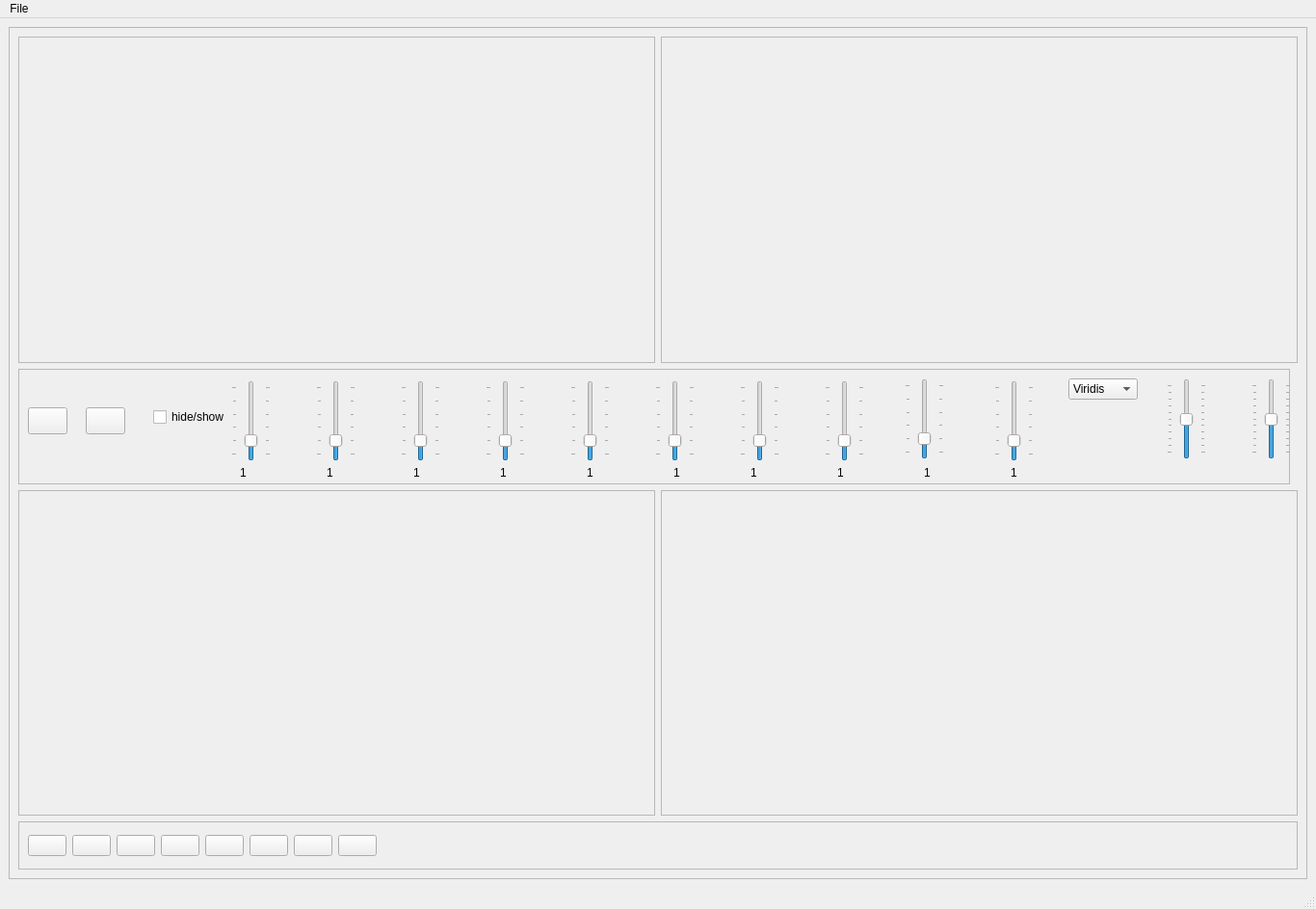
<?xml version="1.0" encoding="UTF-8"?>
<ui version="4.0">
 <class>MainWindow</class>
 <widget class="QMainWindow" name="MainWindow">
  <property name="geometry">
   <rect>
    <x>0</x>
    <y>0</y>
    <width>1366</width>
    <height>944</height>
   </rect>
  </property>
  <property name="windowTitle">
   <string>MainWindow</string>
  </property>
  <widget class="QWidget" name="centralwidget">
   <layout class="QGridLayout" name="gridLayout">
    <item row="0" column="0">
     <widget class="QFrame" name="frame">
      <property name="maximumSize">
       <size>
        <width>16777215</width>
        <height>16777215</height>
       </size>
      </property>
      <property name="frameShape">
       <enum>QFrame::StyledPanel</enum>
      </property>
      <property name="frameShadow">
       <enum>QFrame::Raised</enum>
      </property>
      <layout class="QGridLayout" name="gridLayout_2">
       <item row="0" column="1">
        <widget class="QFrame" name="frame_3">
         <property name="frameShape">
          <enum>QFrame::StyledPanel</enum>
         </property>
         <property name="frameShadow">
          <enum>QFrame::Raised</enum>
         </property>
         <layout class="QGridLayout" name="gridLayout_4">
          <item row="0" column="0">
           <widget class="QLabel" name="spectro1">
            <property name="maximumSize">
             <size>
              <width>632</width>
              <height>304</height>
             </size>
            </property>
            <property name="text">
             <string/>
            </property>
            <property name="pixmap">
             <pixmap>black.png</pixmap>
            </property>
           </widget>
          </item>
         </layout>
        </widget>
       </item>
       <item row="2" column="0">
        <widget class="QFrame" name="frame_5">
         <property name="minimumSize">
          <size>
           <width>657</width>
           <height>328</height>
          </size>
         </property>
         <property name="frameShape">
          <enum>QFrame::StyledPanel</enum>
         </property>
         <property name="frameShadow">
          <enum>QFrame::Raised</enum>
         </property>
         <widget class="PlotWidget" name="sig2" native="true">
          <property name="geometry">
           <rect>
            <x>10</x>
            <y>14</y>
            <width>633</width>
            <height>149</height>
           </rect>
          </property>
          <property name="maximumSize">
           <size>
            <width>633</width>
            <height>304</height>
           </size>
          </property>
         </widget>
         <widget class="PlotWidget" name="fourier2" native="true">
          <property name="geometry">
           <rect>
            <x>10</x>
            <y>170</y>
            <width>633</width>
            <height>148</height>
           </rect>
          </property>
          <property name="minimumSize">
           <size>
            <width>633</width>
            <height>148</height>
           </size>
          </property>
          <property name="maximumSize">
           <size>
            <width>633</width>
            <height>304</height>
           </size>
          </property>
         </widget>
        </widget>
       </item>
       <item row="3" column="0" colspan="2">
        <widget class="QFrame" name="frame_7">
         <property name="maximumSize">
          <size>
           <width>16777215</width>
           <height>50</height>
          </size>
         </property>
         <property name="frameShape">
          <enum>QFrame::StyledPanel</enum>
         </property>
         <property name="frameShadow">
          <enum>QFrame::Raised</enum>
         </property>
         <layout class="QGridLayout" name="gridLayout_8">
          <item row="0" column="8">
           <spacer name="horizontalSpacer">
            <property name="orientation">
             <enum>Qt::Horizontal</enum>
            </property>
            <property name="sizeHint" stdset="0">
             <size>
              <width>743</width>
              <height>20</height>
             </size>
            </property>
           </spacer>
          </item>
          <item row="0" column="5">
           <widget class="QPushButton" name="right">
            <property name="styleSheet">
             <string notr="true">border-image: url(:right.png)</string>
            </property>
            <property name="text">
             <string/>
            </property>
            <property name="shortcut">
             <string>Right</string>
            </property>
           </widget>
          </item>
          <item row="0" column="0">
           <widget class="QPushButton" name="pause2">
            <property name="styleSheet">
             <string notr="true">border-image: url(:stop.png)</string>
            </property>
            <property name="text">
             <string/>
            </property>
            <property name="shortcut">
             <string>Ctrl+O</string>
            </property>
           </widget>
          </item>
          <item row="0" column="4">
           <widget class="QPushButton" name="left">
            <property name="styleSheet">
             <string notr="true">border-image: url(:left.png)</string>
            </property>
            <property name="text">
             <string/>
            </property>
            <property name="shortcut">
             <string>Left</string>
            </property>
           </widget>
          </item>
          <item row="0" column="2">
           <widget class="QPushButton" name="up">
            <property name="styleSheet">
             <string notr="true">border-image: url(:up.png)</string>
            </property>
            <property name="text">
             <string/>
            </property>
            <property name="shortcut">
             <string>Up</string>
            </property>
           </widget>
          </item>
          <item row="0" column="6">
           <widget class="QPushButton" name="zoom_in">
            <property name="styleSheet">
             <string notr="true">border-image: url(:plus.png)</string>
            </property>
            <property name="text">
             <string/>
            </property>
            <property name="shortcut">
             <string>+</string>
            </property>
           </widget>
          </item>
          <item row="0" column="3">
           <widget class="QPushButton" name="down">
            <property name="styleSheet">
             <string notr="true">border-image: url(:down.png)</string>
            </property>
            <property name="text">
             <string/>
            </property>
            <property name="shortcut">
             <string>Down</string>
            </property>
           </widget>
          </item>
          <item row="0" column="7">
           <widget class="QPushButton" name="zoom_out">
            <property name="styleSheet">
             <string notr="true">border-image: url(:minus.png)</string>
            </property>
            <property name="text">
             <string/>
            </property>
            <property name="shortcut">
             <string>-</string>
            </property>
           </widget>
          </item>
          <item row="0" column="1">
           <widget class="QPushButton" name="play2">
            <property name="styleSheet">
             <string notr="true">border-image: url(:play1.png)</string>
            </property>
            <property name="text">
             <string/>
            </property>
            <property name="shortcut">
             <string>Ctrl+P</string>
            </property>
           </widget>
          </item>
         </layout>
        </widget>
       </item>
       <item row="2" column="1">
        <widget class="QFrame" name="frame_6">
         <property name="frameShape">
          <enum>QFrame::StyledPanel</enum>
         </property>
         <property name="frameShadow">
          <enum>QFrame::Raised</enum>
         </property>
         <layout class="QGridLayout" name="gridLayout_7">
          <item row="0" column="0">
           <widget class="QLabel" name="spectro2">
            <property name="maximumSize">
             <size>
              <width>632</width>
              <height>304</height>
             </size>
            </property>
            <property name="text">
             <string/>
            </property>
            <property name="pixmap">
             <pixmap>black.png</pixmap>
            </property>
            <property name="scaledContents">
             <bool>true</bool>
            </property>
           </widget>
          </item>
         </layout>
        </widget>
       </item>
       <item row="0" column="0">
        <widget class="QFrame" name="frame_2">
         <property name="minimumSize">
          <size>
           <width>657</width>
           <height>328</height>
          </size>
         </property>
         <property name="frameShape">
          <enum>QFrame::StyledPanel</enum>
         </property>
         <property name="frameShadow">
          <enum>QFrame::Raised</enum>
         </property>
         <widget class="PlotWidget" name="sig1" native="true">
          <property name="geometry">
           <rect>
            <x>12</x>
            <y>12</y>
            <width>633</width>
            <height>149</height>
           </rect>
          </property>
          <property name="minimumSize">
           <size>
            <width>633</width>
            <height>149</height>
           </size>
          </property>
          <property name="maximumSize">
           <size>
            <width>633</width>
            <height>304</height>
           </size>
          </property>
         </widget>
         <widget class="PlotWidget" name="fourier1" native="true">
          <property name="geometry">
           <rect>
            <x>12</x>
            <y>168</y>
            <width>633</width>
            <height>148</height>
           </rect>
          </property>
          <property name="minimumSize">
           <size>
            <width>633</width>
            <height>148</height>
           </size>
          </property>
          <property name="maximumSize">
           <size>
            <width>633</width>
            <height>304</height>
           </size>
          </property>
         </widget>
        </widget>
       </item>
       <item row="1" column="0" colspan="2">
        <widget class="QFrame" name="frame_4">
         <property name="minimumSize">
          <size>
           <width>1320</width>
           <height>120</height>
          </size>
         </property>
         <property name="maximumSize">
          <size>
           <width>1320</width>
           <height>120</height>
          </size>
         </property>
         <property name="frameShape">
          <enum>QFrame::StyledPanel</enum>
         </property>
         <property name="frameShadow">
          <enum>QFrame::Raised</enum>
         </property>
         <widget class="QPushButton" name="play1">
          <property name="geometry">
           <rect>
            <x>70</x>
            <y>40</y>
            <width>41</width>
            <height>28</height>
           </rect>
          </property>
          <property name="sizePolicy">
           <sizepolicy hsizetype="Fixed" vsizetype="Fixed">
            <horstretch>0</horstretch>
            <verstretch>0</verstretch>
           </sizepolicy>
          </property>
          <property name="maximumSize">
           <size>
            <width>41</width>
            <height>28</height>
           </size>
          </property>
          <property name="styleSheet">
           <string notr="true">border-image: url(:play1.png)</string>
          </property>
          <property name="text">
           <string/>
          </property>
          <property name="shortcut">
           <string>P</string>
          </property>
         </widget>
         <widget class="QSlider" name="s1">
          <property name="geometry">
           <rect>
            <x>221</x>
            <y>12</y>
            <width>41</width>
            <height>84</height>
           </rect>
          </property>
          <property name="maximum">
           <number>5</number>
          </property>
          <property name="sliderPosition">
           <number>1</number>
          </property>
          <property name="orientation">
           <enum>Qt::Vertical</enum>
          </property>
          <property name="tickPosition">
           <enum>QSlider::TicksBothSides</enum>
          </property>
         </widget>
         <widget class="QSlider" name="s2">
          <property name="geometry">
           <rect>
            <x>309</x>
            <y>12</y>
            <width>41</width>
            <height>84</height>
           </rect>
          </property>
          <property name="maximum">
           <number>5</number>
          </property>
          <property name="sliderPosition">
           <number>1</number>
          </property>
          <property name="orientation">
           <enum>Qt::Vertical</enum>
          </property>
          <property name="tickPosition">
           <enum>QSlider::TicksBothSides</enum>
          </property>
         </widget>
         <widget class="QSlider" name="s3">
          <property name="geometry">
           <rect>
            <x>397</x>
            <y>12</y>
            <width>41</width>
            <height>84</height>
           </rect>
          </property>
          <property name="maximum">
           <number>5</number>
          </property>
          <property name="sliderPosition">
           <number>1</number>
          </property>
          <property name="orientation">
           <enum>Qt::Vertical</enum>
          </property>
          <property name="tickPosition">
           <enum>QSlider::TicksBothSides</enum>
          </property>
         </widget>
         <widget class="QSlider" name="s4">
          <property name="geometry">
           <rect>
            <x>485</x>
            <y>12</y>
            <width>41</width>
            <height>84</height>
           </rect>
          </property>
          <property name="maximum">
           <number>5</number>
          </property>
          <property name="sliderPosition">
           <number>1</number>
          </property>
          <property name="orientation">
           <enum>Qt::Vertical</enum>
          </property>
          <property name="tickPosition">
           <enum>QSlider::TicksBothSides</enum>
          </property>
         </widget>
         <widget class="QSlider" name="s5">
          <property name="geometry">
           <rect>
            <x>573</x>
            <y>12</y>
            <width>41</width>
            <height>84</height>
           </rect>
          </property>
          <property name="maximum">
           <number>5</number>
          </property>
          <property name="sliderPosition">
           <number>1</number>
          </property>
          <property name="orientation">
           <enum>Qt::Vertical</enum>
          </property>
          <property name="tickPosition">
           <enum>QSlider::TicksBothSides</enum>
          </property>
         </widget>
         <widget class="QSlider" name="s6">
          <property name="geometry">
           <rect>
            <x>661</x>
            <y>12</y>
            <width>41</width>
            <height>84</height>
           </rect>
          </property>
          <property name="maximum">
           <number>5</number>
          </property>
          <property name="sliderPosition">
           <number>1</number>
          </property>
          <property name="orientation">
           <enum>Qt::Vertical</enum>
          </property>
          <property name="tickPosition">
           <enum>QSlider::TicksBothSides</enum>
          </property>
         </widget>
         <widget class="QSlider" name="s7">
          <property name="geometry">
           <rect>
            <x>749</x>
            <y>12</y>
            <width>41</width>
            <height>84</height>
           </rect>
          </property>
          <property name="maximum">
           <number>5</number>
          </property>
          <property name="sliderPosition">
           <number>1</number>
          </property>
          <property name="orientation">
           <enum>Qt::Vertical</enum>
          </property>
          <property name="tickPosition">
           <enum>QSlider::TicksBothSides</enum>
          </property>
         </widget>
         <widget class="QSlider" name="s8">
          <property name="geometry">
           <rect>
            <x>837</x>
            <y>12</y>
            <width>41</width>
            <height>84</height>
           </rect>
          </property>
          <property name="maximum">
           <number>5</number>
          </property>
          <property name="sliderPosition">
           <number>1</number>
          </property>
          <property name="orientation">
           <enum>Qt::Vertical</enum>
          </property>
          <property name="tickPosition">
           <enum>QSlider::TicksBothSides</enum>
          </property>
         </widget>
         <widget class="QSlider" name="s10">
          <property name="geometry">
           <rect>
            <x>1013</x>
            <y>12</y>
            <width>41</width>
            <height>84</height>
           </rect>
          </property>
          <property name="maximum">
           <number>5</number>
          </property>
          <property name="sliderPosition">
           <number>1</number>
          </property>
          <property name="orientation">
           <enum>Qt::Vertical</enum>
          </property>
          <property name="tickPosition">
           <enum>QSlider::TicksBothSides</enum>
          </property>
         </widget>
         <widget class="QComboBox" name="color">
          <property name="geometry">
           <rect>
            <x>1090</x>
            <y>10</y>
            <width>72</width>
            <height>22</height>
           </rect>
          </property>
          <property name="sizePolicy">
           <sizepolicy hsizetype="Fixed" vsizetype="Fixed">
            <horstretch>0</horstretch>
            <verstretch>0</verstretch>
           </sizepolicy>
          </property>
          <property name="maximumSize">
           <size>
            <width>72</width>
            <height>22</height>
           </size>
          </property>
          <item>
           <property name="text">
            <string>Viridis</string>
           </property>
          </item>
          <item>
           <property name="text">
            <string>Plasma</string>
           </property>
          </item>
          <item>
           <property name="text">
            <string>Inferno</string>
           </property>
          </item>
          <item>
           <property name="text">
            <string>Magma</string>
           </property>
          </item>
          <item>
           <property name="text">
            <string>Cividis</string>
           </property>
          </item>
         </widget>
         <widget class="QPushButton" name="pause1">
          <property name="geometry">
           <rect>
            <x>10</x>
            <y>40</y>
            <width>41</width>
            <height>28</height>
           </rect>
          </property>
          <property name="sizePolicy">
           <sizepolicy hsizetype="Fixed" vsizetype="Fixed">
            <horstretch>0</horstretch>
            <verstretch>0</verstretch>
           </sizepolicy>
          </property>
          <property name="maximumSize">
           <size>
            <width>41</width>
            <height>28</height>
           </size>
          </property>
          <property name="styleSheet">
           <string notr="true">border-image: url(:stop.png)</string>
          </property>
          <property name="text">
           <string/>
          </property>
          <property name="shortcut">
           <string>O</string>
          </property>
         </widget>
         <widget class="QCheckBox" name="checkBox">
          <property name="geometry">
           <rect>
            <x>140</x>
            <y>40</y>
            <width>81</width>
            <height>20</height>
           </rect>
          </property>
          <property name="maximumSize">
           <size>
            <width>81</width>
            <height>20</height>
           </size>
          </property>
          <property name="text">
           <string>hide/show</string>
          </property>
         </widget>
         <widget class="QSlider" name="s9">
          <property name="geometry">
           <rect>
            <x>920</x>
            <y>10</y>
            <width>41</width>
            <height>84</height>
           </rect>
          </property>
          <property name="maximum">
           <number>5</number>
          </property>
          <property name="sliderPosition">
           <number>1</number>
          </property>
          <property name="orientation">
           <enum>Qt::Vertical</enum>
          </property>
          <property name="tickPosition">
           <enum>QSlider::TicksBothSides</enum>
          </property>
         </widget>
         <widget class="QSlider" name="spectrogram1">
          <property name="geometry">
           <rect>
            <x>1192</x>
            <y>10</y>
            <width>41</width>
            <height>84</height>
           </rect>
          </property>
          <property name="maximum">
           <number>10</number>
          </property>
          <property name="sliderPosition">
           <number>5</number>
          </property>
          <property name="orientation">
           <enum>Qt::Vertical</enum>
          </property>
          <property name="tickPosition">
           <enum>QSlider::TicksBothSides</enum>
          </property>
         </widget>
         <widget class="QSlider" name="spectrogram2">
          <property name="geometry">
           <rect>
            <x>1280</x>
            <y>10</y>
            <width>41</width>
            <height>84</height>
           </rect>
          </property>
          <property name="maximum">
           <number>10</number>
          </property>
          <property name="sliderPosition">
           <number>5</number>
          </property>
          <property name="orientation">
           <enum>Qt::Vertical</enum>
          </property>
          <property name="tickPosition">
           <enum>QSlider::TicksBothSides</enum>
          </property>
         </widget>
         <widget class="QLabel" name="gain1">
          <property name="geometry">
           <rect>
            <x>230</x>
            <y>100</y>
            <width>16</width>
            <height>16</height>
           </rect>
          </property>
          <property name="text">
           <string>1</string>
          </property>
         </widget>
         <widget class="QLabel" name="gain1_2">
          <property name="geometry">
           <rect>
            <x>320</x>
            <y>100</y>
            <width>16</width>
            <height>16</height>
           </rect>
          </property>
          <property name="text">
           <string>1</string>
          </property>
         </widget>
         <widget class="QLabel" name="gain1_3">
          <property name="geometry">
           <rect>
            <x>410</x>
            <y>100</y>
            <width>16</width>
            <height>16</height>
           </rect>
          </property>
          <property name="text">
           <string>1</string>
          </property>
         </widget>
         <widget class="QLabel" name="gain1_4">
          <property name="geometry">
           <rect>
            <x>500</x>
            <y>100</y>
            <width>16</width>
            <height>16</height>
           </rect>
          </property>
          <property name="text">
           <string>1</string>
          </property>
         </widget>
         <widget class="QLabel" name="gain1_5">
          <property name="geometry">
           <rect>
            <x>590</x>
            <y>100</y>
            <width>16</width>
            <height>16</height>
           </rect>
          </property>
          <property name="text">
           <string>1</string>
          </property>
         </widget>
         <widget class="QLabel" name="gain1_6">
          <property name="geometry">
           <rect>
            <x>680</x>
            <y>100</y>
            <width>16</width>
            <height>16</height>
           </rect>
          </property>
          <property name="text">
           <string>1</string>
          </property>
         </widget>
         <widget class="QLabel" name="gain1_7">
          <property name="geometry">
           <rect>
            <x>760</x>
            <y>100</y>
            <width>16</width>
            <height>16</height>
           </rect>
          </property>
          <property name="text">
           <string>1</string>
          </property>
         </widget>
         <widget class="QLabel" name="gain1_8">
          <property name="geometry">
           <rect>
            <x>850</x>
            <y>100</y>
            <width>16</width>
            <height>16</height>
           </rect>
          </property>
          <property name="text">
           <string>1</string>
          </property>
         </widget>
         <widget class="QLabel" name="gain1_9">
          <property name="geometry">
           <rect>
            <x>940</x>
            <y>100</y>
            <width>16</width>
            <height>16</height>
           </rect>
          </property>
          <property name="text">
           <string>1</string>
          </property>
         </widget>
         <widget class="QLabel" name="gain1_10">
          <property name="geometry">
           <rect>
            <x>1030</x>
            <y>100</y>
            <width>16</width>
            <height>16</height>
           </rect>
          </property>
          <property name="text">
           <string>1</string>
          </property>
         </widget>
        </widget>
       </item>
      </layout>
     </widget>
    </item>
   </layout>
  </widget>
  <widget class="QMenuBar" name="menubar">
   <property name="geometry">
    <rect>
     <x>0</x>
     <y>0</y>
     <width>1366</width>
     <height>21</height>
    </rect>
   </property>
   <widget class="QMenu" name="menuFile">
    <property name="title">
     <string>File</string>
    </property>
    <widget class="QMenu" name="menuPrint_2">
     <property name="title">
      <string>Print</string>
     </property>
     <addaction name="actionas_PDF_2"/>
    </widget>
    <addaction name="actionNew"/>
    <addaction name="actionImport"/>
    <addaction name="menuPrint_2"/>
   </widget>
   <addaction name="menuFile"/>
  </widget>
  <widget class="QStatusBar" name="statusbar"/>
  <action name="actionimport">
   <property name="text">
    <string>import</string>
   </property>
   <property name="shortcut">
    <string>Ctrl+I</string>
   </property>
  </action>
  <action name="actionas_PDF">
   <property name="text">
    <string>as PDF</string>
   </property>
   <property name="shortcut">
    <string>Ctrl+P</string>
   </property>
  </action>
  <action name="actionNew">
   <property name="text">
    <string>New</string>
   </property>
   <property name="shortcut">
    <string>Ctrl+N</string>
   </property>
   <property name="shortcutContext">
    <enum>Qt::WindowShortcut</enum>
   </property>
  </action>
  <action name="actionImport">
   <property name="text">
    <string>Import</string>
   </property>
   <property name="shortcut">
    <string>Ctrl+I</string>
   </property>
  </action>
  <action name="actionas_PDF_2">
   <property name="text">
    <string>as PDF</string>
   </property>
   <property name="shortcut">
    <string>Ctrl+D</string>
   </property>
  </action>
 </widget>
 <customwidgets>
  <customwidget>
   <class>PlotWidget</class>
   <extends>QWidget</extends>
   <header>pyqtgraph</header>
   <container>1</container>
  </customwidget>
 </customwidgets>
 <resources/>
 <connections>
  <connection>
   <sender>s1</sender>
   <signal>valueChanged(int)</signal>
   <receiver>gain1</receiver>
   <slot>setNum(int)</slot>
   <hints>
    <hint type="sourcelabel">
     <x>262</x>
     <y>425</y>
    </hint>
    <hint type="destinationlabel">
     <x>256</x>
     <y>489</y>
    </hint>
   </hints>
  </connection>
  <connection>
   <sender>s2</sender>
   <signal>valueChanged(int)</signal>
   <receiver>gain1_2</receiver>
   <slot>setNum(int)</slot>
   <hints>
    <hint type="sourcelabel">
     <x>329</x>
     <y>437</y>
    </hint>
    <hint type="destinationlabel">
     <x>343</x>
     <y>493</y>
    </hint>
   </hints>
  </connection>
  <connection>
   <sender>s3</sender>
   <signal>valueChanged(int)</signal>
   <receiver>gain1_3</receiver>
   <slot>setNum(int)</slot>
   <hints>
    <hint type="sourcelabel">
     <x>424</x>
     <y>450</y>
    </hint>
    <hint type="destinationlabel">
     <x>436</x>
     <y>495</y>
    </hint>
   </hints>
  </connection>
  <connection>
   <sender>s4</sender>
   <signal>valueChanged(int)</signal>
   <receiver>gain1_4</receiver>
   <slot>setNum(int)</slot>
   <hints>
    <hint type="sourcelabel">
     <x>508</x>
     <y>429</y>
    </hint>
    <hint type="destinationlabel">
     <x>524</x>
     <y>494</y>
    </hint>
   </hints>
  </connection>
  <connection>
   <sender>s5</sender>
   <signal>valueChanged(int)</signal>
   <receiver>gain1_5</receiver>
   <slot>setNum(int)</slot>
   <hints>
    <hint type="sourcelabel">
     <x>594</x>
     <y>435</y>
    </hint>
    <hint type="destinationlabel">
     <x>614</x>
     <y>494</y>
    </hint>
   </hints>
  </connection>
  <connection>
   <sender>s6</sender>
   <signal>valueChanged(int)</signal>
   <receiver>gain1_6</receiver>
   <slot>setNum(int)</slot>
   <hints>
    <hint type="sourcelabel">
     <x>685</x>
     <y>450</y>
    </hint>
    <hint type="destinationlabel">
     <x>700</x>
     <y>488</y>
    </hint>
   </hints>
  </connection>
  <connection>
   <sender>s7</sender>
   <signal>valueChanged(int)</signal>
   <receiver>gain1_7</receiver>
   <slot>setNum(int)</slot>
   <hints>
    <hint type="sourcelabel">
     <x>770</x>
     <y>447</y>
    </hint>
    <hint type="destinationlabel">
     <x>784</x>
     <y>494</y>
    </hint>
   </hints>
  </connection>
  <connection>
   <sender>s8</sender>
   <signal>valueChanged(int)</signal>
   <receiver>gain1_8</receiver>
   <slot>setNum(int)</slot>
   <hints>
    <hint type="sourcelabel">
     <x>861</x>
     <y>443</y>
    </hint>
    <hint type="destinationlabel">
     <x>875</x>
     <y>498</y>
    </hint>
   </hints>
  </connection>
  <connection>
   <sender>s9</sender>
   <signal>valueChanged(int)</signal>
   <receiver>gain1_9</receiver>
   <slot>setNum(int)</slot>
   <hints>
    <hint type="sourcelabel">
     <x>954</x>
     <y>445</y>
    </hint>
    <hint type="destinationlabel">
     <x>963</x>
     <y>496</y>
    </hint>
   </hints>
  </connection>
  <connection>
   <sender>s10</sender>
   <signal>valueChanged(int)</signal>
   <receiver>gain1_10</receiver>
   <slot>setNum(int)</slot>
   <hints>
    <hint type="sourcelabel">
     <x>1034</x>
     <y>449</y>
    </hint>
    <hint type="destinationlabel">
     <x>1055</x>
     <y>491</y>
    </hint>
   </hints>
  </connection>
 </connections>
</ui>
